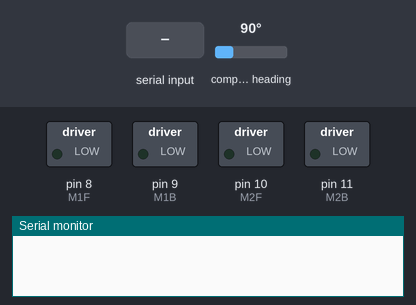
The sketch below on a simulated Arduino Mega 2560, built with avr-gcc and run on an emulated ATmega2560. Parts: switched loads named in the sketch (green lamp = pin HIGH), the last lines printed to the serial monitor. Wiring (inferred from the names in the program): HMC5883L compass at I2C address 0x1E. Inputs (shaded band) come from the test bench; at power-on: compass heading 90°.

Above: at 1.2 s.
1.3 s: "1" received over the second serial link
At 2.5 s:
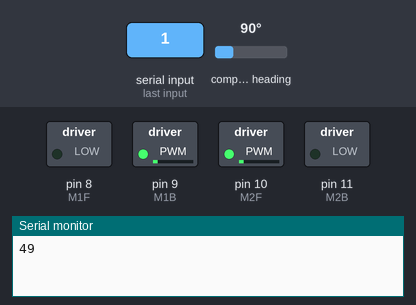
2.8 s: "2" received over the second serial link
At 3.7 s:
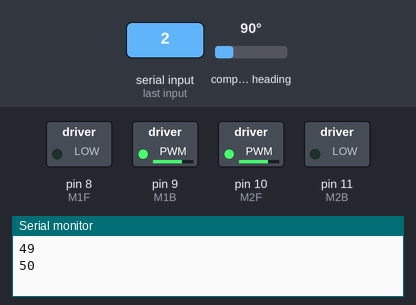
4.3 s: "4" received over the second serial link
At 5.5 s:
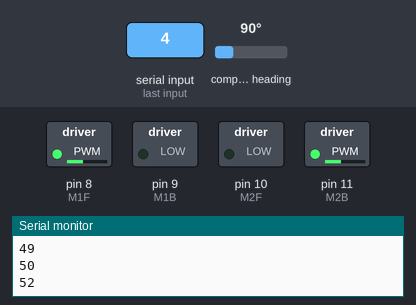
Timing chart, 0 to 7.3 s (numbered marks = the images above; inputs shaded):
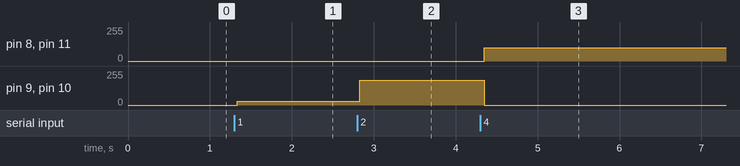

Measured:
- after the input at 1.3 s, pin 9 (M1B), pin 10 (M2F): 0/255 → 28/255 at once
- after the input at 2.8 s, pin 9 (M1B), pin 10 (M2F): 28/255 → 184/255 at once
- after the input at 4.3 s, pin 8 (M1F), pin 11 (M2B): 0/255 → 100/255 after 0.05 s; pin 9 (M1B), pin 10 (M2F): 184/255 → 0/255 after 0.05 s

The sketch:

test3_robotino.ino
```cpp
// Reference the I2C Library
#include <Wire.h>
// Reference the HMC5883L Compass Library
#include <HMC5883L.h>
#include <Math.h>

// Store our compass as a variable.
HMC5883L compass;
// Record any errors that may occur in the compass.
int error = 0;
int set_point = 0;
int val = 0;
long uc = 0;//Señal control
int error_ant = 0; //memoria de error
long tiempo_ant = 0; //memoria de tiempo
long dT = 0; //Variación de tiempo para el controlador
int Ki = 4;
int Kp = 2;
float yaw = 0;
boolean start = false;

#define M1F 8
#define M1B 9
#define M2F 10
#define M2B 11


void setup() {
  // put your setup code here, to run once:
//pinMode(M1F, OUTPUT);
//pinMode(M1B, OUTPUT);
//pinMode(M2F, OUTPUT);
//pinMode(M2B, OUTPUT);

Serial.begin(9600);
Serial3.begin(9600);

Wire.begin(); // Start the I2C interface.
compass = HMC5883L(); // Construct a new HMC5883 compass.
error = compass.SetScale(1.3); // Set the scale of the compass.

error = compass.SetMeasurementMode(Measurement_Continuous); // Set the measurement mode to Continuous
}

void loop() {

//************************************RECEPCION SET_POINT******************************************************************************
     if(Serial3.available()) {
      // get the new byte:

     int inChar = (char)Serial3.read();
     Serial.println(inChar);

      if (inChar == 49) {
      Serial3.println("set_point = 0");
      set_point = 40;
      start = true;
      }
      else if (inChar == 50){
      Serial3.println("set_point = 90");
      set_point = 90;
      start = true;;
      }
      else if (inChar == 51){
      Serial3.println("set_point = 180");
      set_point = 180;
      start = true;
      }
      else if (inChar == 52){
      Serial3.println("set_point = 270");
      set_point = 270;
      start = true;

      }
      else if (inChar == 53){
      Serial3.println("STOP");
      start = false;

      }

      else if (inChar == 54){
      Serial3.println("Ki = 0");
      Ki = 0;
      }

      else if (inChar == 55){
      Serial3.println("Ki = 1");
      Ki = 1;
      }

      else if (inChar == 56){
      Serial3.println("Ki = 2 ");
      Ki = 2;
      }

    }

//************************************LECTURA MAGNETOMETRO******************************************************************************
  MagnetometerRaw raw = compass.ReadRawAxis();
  // Retrived the scaled values from the compass (scaled to the configured scale).
  MagnetometerScaled scaled = compass.ReadScaledAxis();

  // Values are accessed like so:
  int MilliGauss_OnThe_XAxis = scaled.XAxis;// (or YAxis, or ZAxis)

  // Calculate heading when the magnetometer is level, then correct for signs of axis.
  float heading = atan2(scaled.YAxis, scaled.XAxis);

  float declinationAngle = 0.0457;
  heading += declinationAngle;

  // Correct for when signs are reversed.
  if(heading < 0)
    heading += 2*PI;

  // Check for wrap due to addition of declination.
  if(heading > 2*PI)
    heading -= 2*PI;

  // Convert radians to degrees for readability.
  float headingDegrees = heading * 180/M_PI;
  yaw = headingDegrees;;


  error = set_point - yaw;
  //************************************RUTINA DE CONTROL ******************************************************************************
  if(start == true) {
    if(error > 0){
      if(abs(error)<=180){
          error = set_point - yaw;
          uc = Kp*error;
          if(uc > 100) uc = 100; //Saturación
          else if(uc < 0) uc = -uc;

          Serial3.print("derecha  ");
          analogWrite(M1F,uc);
          analogWrite(M1B,0);
          analogWrite(M2F,0);
          analogWrite(M2B,uc);
      }

      else{
          error = 360-(set_point - yaw);
          uc = Kp*error;
          if(uc > 100) uc = 100; //Saturación
          else if(uc < 0) uc = -uc;

          Serial3.print("izquierda  ");
          analogWrite(M1F,0);
          analogWrite(M1B,uc);
          analogWrite(M2F,uc);
          analogWrite(M2B,0);
      }
    }

    else{

      if(abs(error)<=180){
          error = set_point - yaw;
          uc = Kp*error;
          if(uc > 100) uc = 100; //Saturación
          else if(uc < 0) uc = -uc;

          Serial3.print("izquierda  ");
          analogWrite(M1F,0);
          analogWrite(M1B,uc);
          analogWrite(M2F,uc);
          analogWrite(M2B,0);

      }

      else{
          error = 360-(set_point - yaw);
          uc = Kp*error;
          if(uc > 100) uc = 100; //Saturación
          else if(uc < 0) uc = -uc;

          Serial3.print("derecha  ");
          analogWrite(M1F,uc);
          analogWrite(M1B,0);
          analogWrite(M2F,0);
          analogWrite(M2B,uc);
      }

    }


  }

  error = set_point - yaw;

  if(abs(error) < 5 || start == false ) {
      start = false; //Se considera una tolerancia de 5°
      Serial3.println("LLego - STOP");
      analogWrite(M1F,0);
      analogWrite(M1B,0);
      analogWrite(M2F,0);
      analogWrite(M2B,0);
  }
  else{
     Serial3.println(yaw);
  }


}
```
